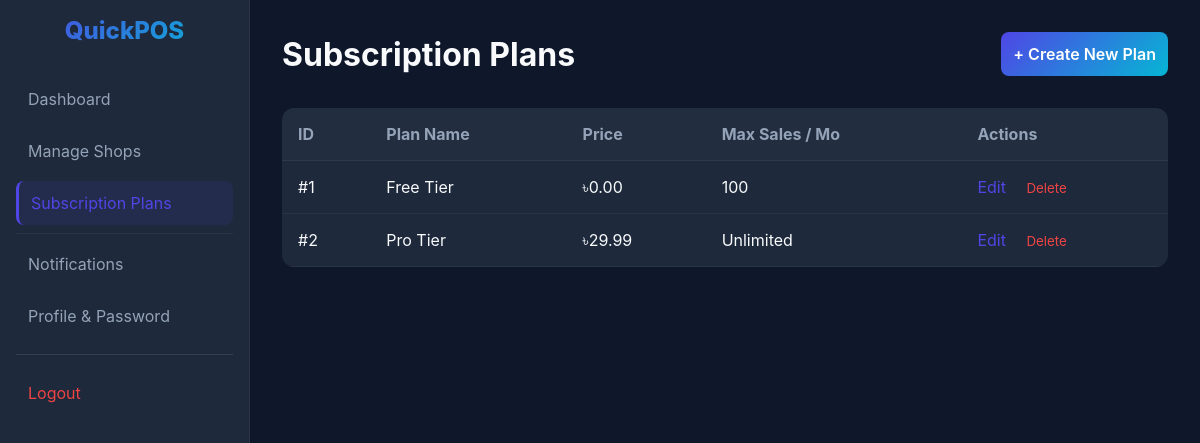
The page /views/super_admin/plans.php (signed in) on the database its author committed.
### tables this page shows
CREATE TABLE IF NOT EXISTS subscription_plans (
    id INT AUTO_INCREMENT PRIMARY KEY,
    name VARCHAR(50) NOT NULL,
    price DECIMAL(10,2) NOT NULL,
    max_sales INT DEFAULT -1,  
    created_at TIMESTAMP DEFAULT CURRENT_TIMESTAMP
);

### includes/db.php (called while the page is built, shortened)
<?php
class Database {
    public $conn;
    public function __construct() {
        $this->host = getenv('DB_HOST') ?: 'localhost';
        $this->user = getenv('DB_USER') ?: 'root';
        $this->pass = getenv('DB_PASS') ?: '';
        $this->dbname = getenv('DB_NAME') ?: 'pos_db';
        try {
            $this->conn = new mysqli($this->host, $this->user, $this->pass, $this->dbname);
            $this->conn->set_charset("utf8");
            $this->conn->query("SET time_zone = '+06:00'");
        } catch (Exception $e) {
            die("<div style='font-family: sans-serif; text-align: center; padding: 50px;'>
                <h1 style='color: #ef4444;'>Database Connection Failed</h1>
                <p>Could not connect to the database. Error: " . $e->getMessage() . "</p>
                <div style='background: #f3f4f6; padding: 20px; display: inline-block; border-radius: 8px; text-align: left;'>
                    <strong>Possible Solutions:</strong>
                    <ul>
                        <li>Is your <strong>XAMPP MySQL</strong> server running?</li>
                        <li>Check if port 3306 is available.</li>
                        <li>Verify credentials in <code>.env</code> file.</li>
                    </ul>
                </div>
            </div>");
        }
    }
    public function query($sql, $params = [], $types = "") {
        $stmt = $this->conn->prepare($sql);
        $stmt->execute();
        return $stmt;
    }
}
$db = new Database();
?>

### models/Core.php (called while the page is built, shortened)
<?php
require_once __DIR__ . '/../includes/db.php';
class Core {
    protected $db;
    public function __construct() {
        global $db;
        $this->db = $db;
    }
    public function query($sql, $params = [], $types = "") {
        return $this->db->query($sql, $params, $types);
    }
}
?>

### models/SubscriptionPlan.php (called while the page is built, shortened)
<?php
require_once 'Core.php';
class SubscriptionPlan extends Core {
    public function getAll() {
        return $this->query("SELECT * FROM subscription_plans")->get_result();
    }
}
?>

### views/super_admin/plans.php (the view, shortened to what this page needs)
<?php
require_once '../../models/SubscriptionPlan.php';
$planModel = new SubscriptionPlan();
$plans = $planModel->getAll();
?>
<!DOCTYPE html>
<html lang="en">
<head>
    <link rel="stylesheet" href="../../assets/css/style.css">
</head>
<body>
    <div class="dashboard-layout">
        <?php include '../includes/sidebar.php'; ?>
        <div class="main-content">
            <div style="display: flex; justify-content: space-between; align-items: center; margin-bottom: 2rem;">
                <h1>Subscription Plans</h1>
                <a href="plan_form.php" class="btn-primary" style="text-decoration: none; width: auto;">+ Create New
                    Plan</a>
            </div>
            <div class="table-container">
                <table>
                    <thead>
                        <tr>
                            <th>ID</th>
                            <th>Plan Name</th>
                            <th>Price</th>
                            <th>Max Sales / Mo</th>
                            <th>Actions</th>
                        </tr>
                    </thead>
                    <tbody>
                        <?php while ($plan = $plans->fetch_assoc()): ?>
                            <tr>
                                <td>#<?php echo $plan['id']; ?></td>
                                <td><?php echo htmlspecialchars($plan['name']); ?></td>
                                <td>৳<?php echo number_format($plan['price'], 2); ?></td>
                                <td><?php echo $plan['max_sales'] == -1 ? "Unlimited" : $plan['max_sales']; ?></td>
                                <td>
                                    <a href="plan_form.php?id=<?php echo $plan['id']; ?>"
                                        style="color: var(--primary); margin-right: 1rem; text-decoration: none;">Edit</a>
                                    <form method="POST" style="display:inline;" onsubmit="return confirm('Are you sure?');">
                                        <button type="submit"
                                            style="background: none; border: none; color: #ef4444; cursor: pointer;">Delete</button>
                                    </form>
                                </td>
                            </tr>
                        <?php endwhile; ?>
                    </tbody>
                </table>
            </div>
        </div>
    </div>
</body>
</html>

### assets/css/style.css (style rules this page uses)
:root { --primary: #4f46e5; --primary-dark: #4338ca; --secondary: #64748b; --bg-dark: #0f172a; --bg-card: #1e293b; --text-light: #f8fafc; --text-gray: #94a3b8; --gradient: linear-gradient(135deg, #4f46e5 0%, #06b6d4 100%); }
* { box-sizing: border-box; margin: 0; padding: 0; font-family: 'Inter', system-ui, sans-serif; }
body { background-color: var(--bg-dark); color: var(--text-light); height: 100vh; display: flex; justify-content: center; align-items: center; overflow: hidden; }
.btn-primary { width: 100%; padding: 0.75rem; background: var(--gradient); border: none; border-radius: 0.5rem; color: white; font-weight: 600; cursor: pointer; transition: opacity 0.3s; }
.dashboard-layout { display: flex; height: 100vh; width: 100vw; }
.main-content { flex: 1; overflow-y: auto; padding: 2rem; }
.table-container { background: var(--bg-card); border-radius: 0.75rem; overflow: hidden; }
table { width: 100%; border-collapse: collapse; }
th, td { padding: 1rem; text-align: left; border-bottom: 1px solid rgba(255, 255, 255, 0.05); }
th { background: rgba(255, 255, 255, 0.02); color: var(--text-gray); }

### rows shown on the page
subscription_plans: id "1", name "Free Tier", price "0.00", max_sales "100"
subscription_plans: id "2", name "Pro Tier", price "29.99", max_sales "Unlimited"
